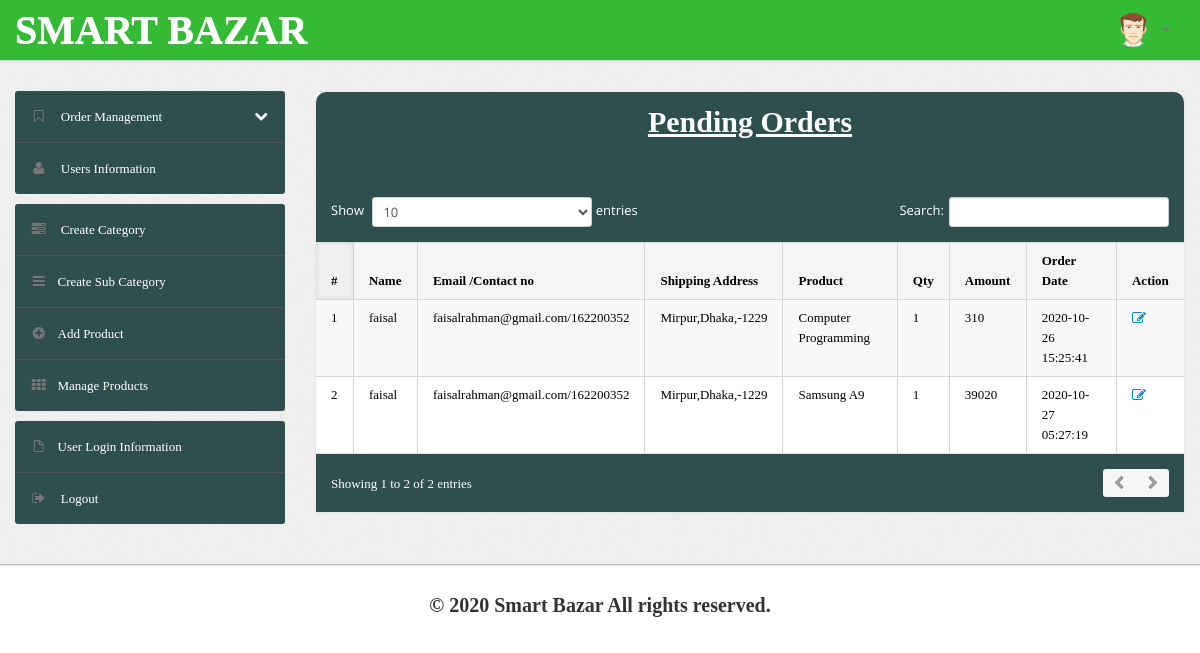
Screenshot of /shopping/admin/pending-orders.php (signed in) with the database file from the repository.
### tables this page shows
CREATE TABLE `orders` (
  `id` int(11) NOT NULL,
  `userId` int(11) DEFAULT NULL,
  `productId` varchar(255) DEFAULT NULL,
  `quantity` int(11) DEFAULT NULL,
  `orderDate` timestamp NOT NULL DEFAULT current_timestamp(),
  `paymentMethod` varchar(50) DEFAULT NULL,
  `orderStatus` varchar(55) DEFAULT NULL
);

CREATE TABLE `users` (
  `id` int(11) NOT NULL,
  `name` varchar(255) DEFAULT NULL,
  `email` varchar(255) DEFAULT NULL,
  `contactno` bigint(11) DEFAULT NULL,
  `password` varchar(255) DEFAULT NULL,
  `shippingAddress` longtext DEFAULT NULL,
  `shippingCity` varchar(255) DEFAULT NULL,
  `shippingPincode` int(11) DEFAULT NULL,
  `billingAddress` longtext DEFAULT NULL,
  `billingCity` varchar(255) DEFAULT NULL,
  `billingPincode` int(11) DEFAULT NULL,
  `regDate` timestamp NOT NULL DEFAULT current_timestamp(),
  `updationDate` varchar(255) DEFAULT NULL
);

CREATE TABLE `products` (
  `id` int(11) NOT NULL,
  `category` int(11) NOT NULL,
  `subCategory` int(11) DEFAULT NULL,
  `productName` varchar(255) DEFAULT NULL,
  `productCompany` varchar(255) DEFAULT NULL,
  `productPrice` int(11) DEFAULT NULL,
  `productPriceBeforeDiscount` int(11) DEFAULT NULL,
  `productDescription` longtext DEFAULT NULL,
  `productImage1` varchar(255) DEFAULT NULL,
  `productImage2` varchar(255) DEFAULT NULL,
  `productImage3` varchar(255) DEFAULT NULL,
  `shippingCharge` int(11) DEFAULT NULL,
  `productAvailability` varchar(255) DEFAULT NULL,
  `postingDate` timestamp NULL DEFAULT current_timestamp(),
  `updationDate` varchar(255) DEFAULT NULL
);

### shopping/admin/pending-orders.php (the view, shortened to what this page needs)
<?php
include('include/config.php');
if(strlen($_SESSION['alogin'])==0)
	{
header('location:index.php');
}
else{
?>
<!DOCTYPE html>
<html lang="en">
<head>
	<link type="text/css" href="bootstrap/css/bootstrap.min.css" rel="stylesheet">
	<link type="text/css" href="bootstrap/css/bootstrap-responsive.min.css" rel="stylesheet">
	<link type="text/css" href="css/theme.css" rel="stylesheet">
	<link type="text/css" href="images/icons/css/font-awesome.css" rel="stylesheet">
</head>
<body>
<?php include('include/header.php');?>
	<div class="wrapper">
		<div class="container">
			<div class="row">
<?php include('include/sidebar.php');?>
			<div class="span9">
					<div class="content">
	<div class="module">
							<div class="module-head">
								<h3>Pending Orders</h3>
							</div>
							<div class="module-body table">
									<br />
								<table cellpadding="0" cellspacing="0" border="0" class="datatable-1 table table-bordered table-striped	 display table-responsive" >
									<thead>
										<tr>
											<th>#</th>
											<th> Name</th>
											<th width="50">Email /Contact no</th>
											<th>Shipping Address</th>
											<th>Product </th>
											<th>Qty </th>
											<th>Amount </th>
											<th>Order Date</th>
											<th>Action</th>
										</tr>
									</thead>
<tbody>
<?php
$status='Delivered';
$query=mysqli_query($con,"select users.name as username,users.email as useremail,users.contactno as usercontact,users.shippingAddress as shippingaddress,users.shippingCity as shippingcity,users.shippingPincode as shippingpincode,products.productName as productname,products.shippingCharge as shippingcharge,orders.quantity as quantity,orders.orderDate as orderdate,products.productPrice as productprice,orders.id as id  from orders join users on  orders.userId=users.id join products on products.id=orders.productId where orders.	orderStatus!='$status' or orders.orderStatus is null");
$cnt=1;
while($row=mysqli_fetch_array($query))
{
?>
										<tr>
											<td><?php echo htmlentities($cnt);?></td>
											<td><?php echo htmlentities($row['username']);?></td>
<td><?php echo htmlentities($row['useremail']);?>/<?php echo htmlentities($row['usercontact']);?></td>
<td><?php echo htmlentities($row['shippingaddress'].",".$row['shippingcity'].",-".$row['shippingpincode']);?></td>
											<td><?php echo htmlentities($row['productname']);?></td>
											<td><?php echo htmlentities($row['quantity']);?></td>
											<td><?php echo htmlentities($row['quantity']*$row['productprice']+$row['shippingcharge']);?></td>
											<td><?php echo htmlentities($row['orderdate']);?></td>
											<td>   <a href="updateorder.php?oid=<?php echo htmlentities($row['id']);?>" title="Update order" target="_blank"><i class="icon-edit"></i></a>
											</td>
											</tr>
										<?php $cnt=$cnt+1; } ?>
										</tbody>
								</table>
							</div>
						</div>
					</div>
				</div>
			</div>
		</div>
	</div>
<?php include('include/footer.php');?>
</body>
<?php } ?>

### rows the page displays
orders: userId.name "faisal", userId.email "faisalrahman@gmail.com", userId.contactno "162200352", userId.shippingPincode "Mirpur,Dhaka,-1229", productId.productName "Computer Programming", quantity "1", $row['quantity']*$row['productprice']+$row['shippingcharge'] "310", orderDate "2020-10-26 15:25:41"
orders: userId.name "faisal", userId.email "faisalrahman@gmail.com", userId.contactno "162200352", userId.shippingPincode "Mirpur,Dhaka,-1229", productId.productName "Samsung A9", quantity "1", $row['quantity']*$row['productprice']+$row['shippingcharge'] "39020", orderDate "2020-10-27 05:27:19"
